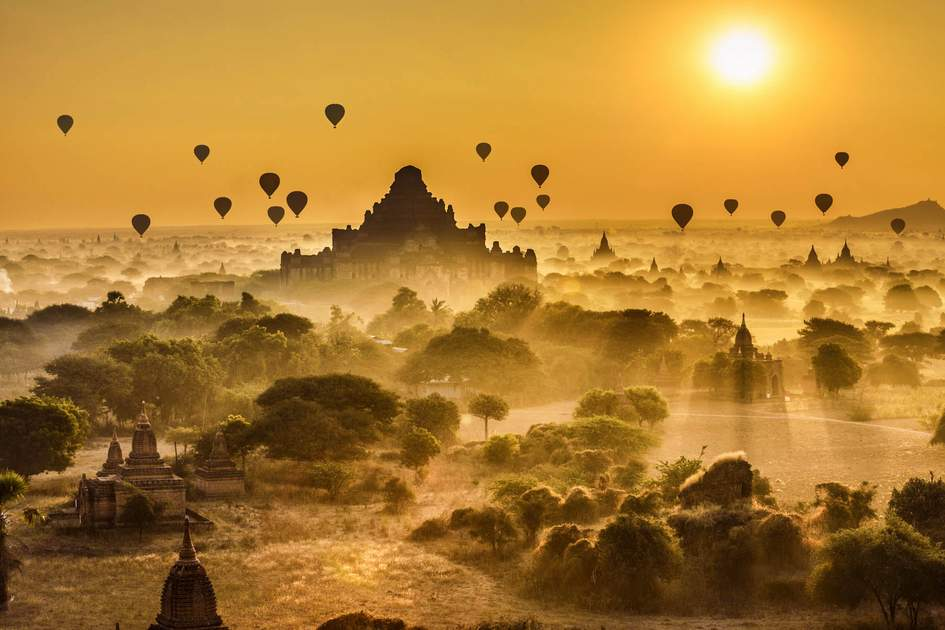
#> input picture assets/view4.jpeg, 945 x 630 px
$ python -i preprocessing.py   (imports and definitions only)
#> lines starting #> are read from the running program, lines starting #| are printed output that depends on the picture
from PIL import Image, ImageFilter
import numpy as np
from sklearn.cluster import KMeans
from config import TILE_SIZE_MM, DPI, WEBP_LIMIT_PX

def bricks_to_px(bricks):
    return int((bricks * TILE_SIZE_MM / 10) * DPI)

def preprocess_image(image, n_colors=25, blur_strength=1.5):
    width_bricks, height_bricks = 100, 100
    img_original = Image.fromarray(image)
    orig_w, orig_h = img_original.size
    aspect_ratio = orig_w / orig_h

    if width_bricks / height_bricks > aspect_ratio:
        height_bricks = max(height_bricks, int(width_bricks / aspect_ratio))
    else:
        width_bricks = max(width_bricks, int(height_bricks * aspect_ratio))

    brick_size = bricks_to_px(1)
    width_px = min(width_bricks * brick_size, WEBP_LIMIT_PX)
    height_px = min(height_bricks * brick_size, WEBP_LIMIT_PX)

    img_resized = img_original.resize((width_px, height_px))
    img_blurred = img_resized.filter(ImageFilter.GaussianBlur(radius=blur_strength))
    arr_blurred = np.array(img_blurred.convert("RGB"))

    # Use strict k-means for exact number of colors
    pixels = arr_blurred.reshape(-1, 3)
    kmeans = KMeans(n_clusters=n_colors, random_state=42, n_init='auto')
    kmeans.fit(pixels)
    color_centers = np.clip(kmeans.cluster_centers_, 0, 255).astype(np.uint8)

    return arr_blurred, color_centers, width_bricks, height_bricks, brick_size

>>> import cv2
>>> picture = cv2.imread('../assets/view4.jpeg', cv2.IMREAD_GRAYSCALE)
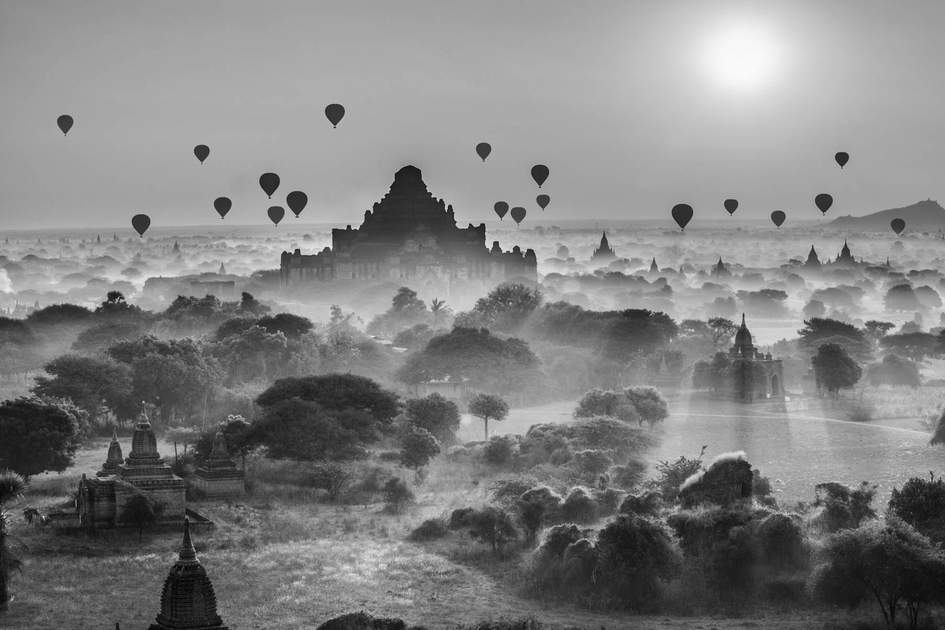
#> picture: shape (630, 945); min 0, max 255, mean 129.4
>>> result = preprocess_image(picture)
#> result = 5 items
